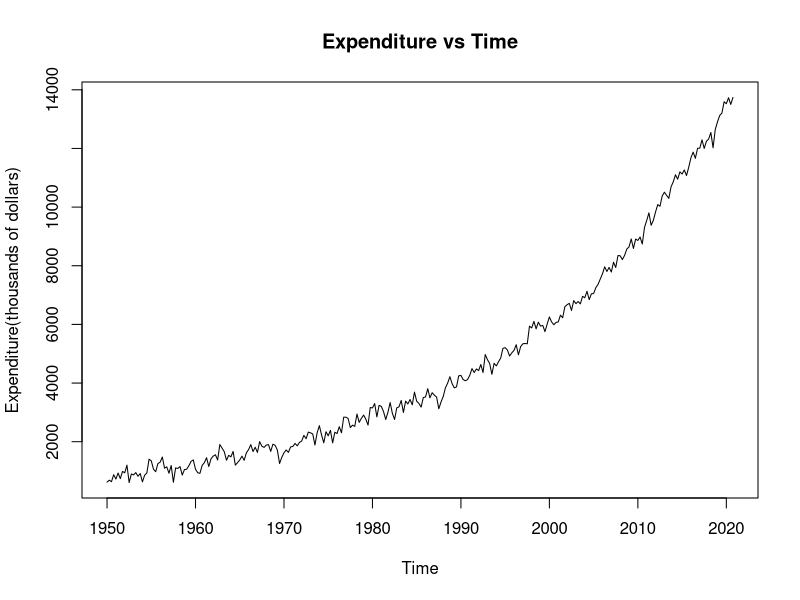
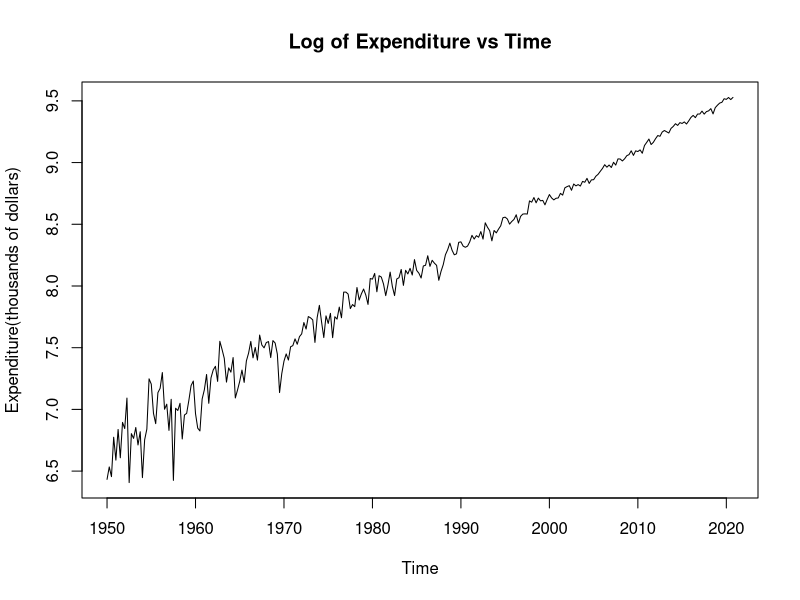
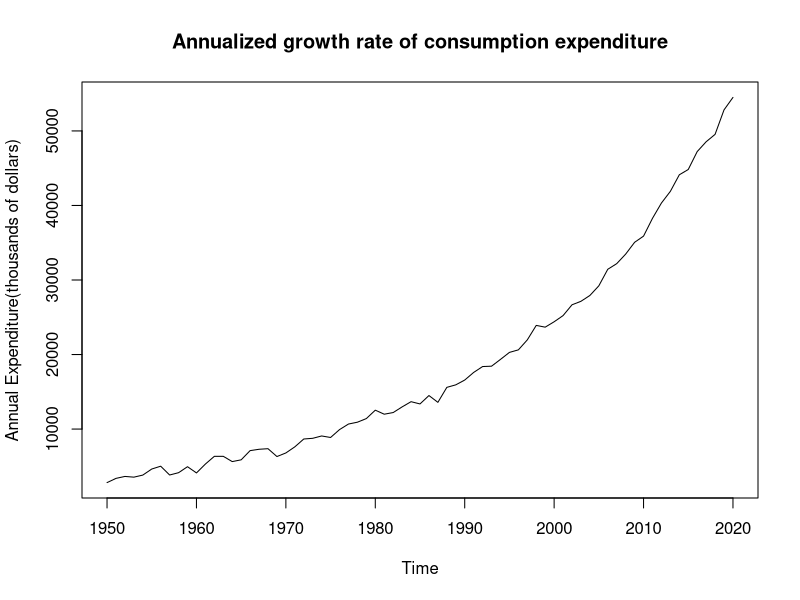
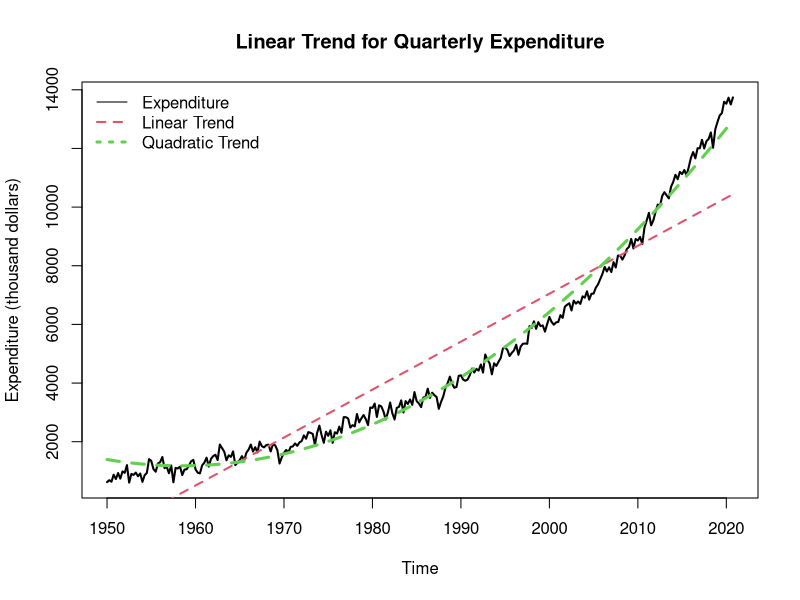
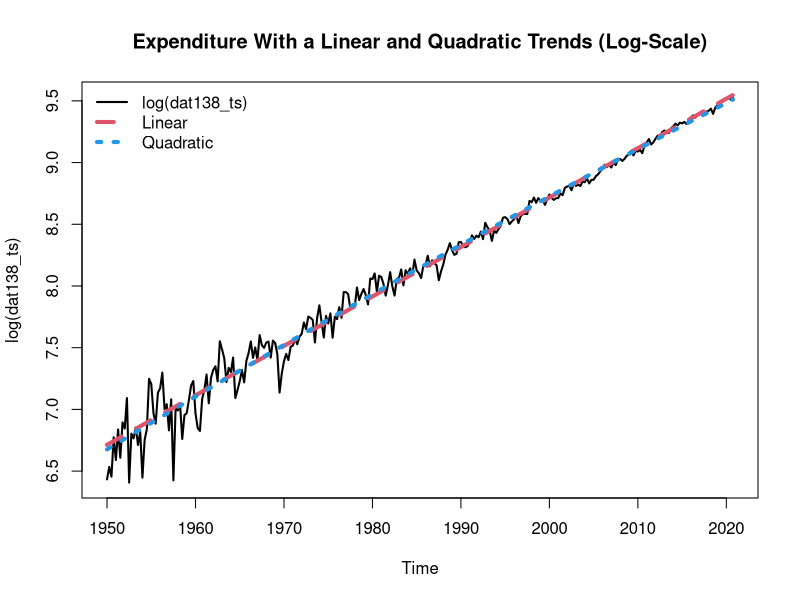
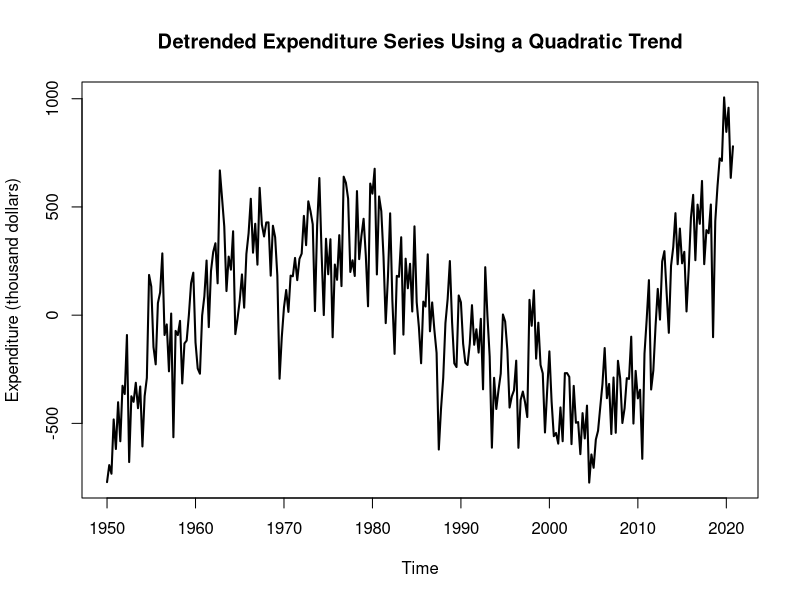
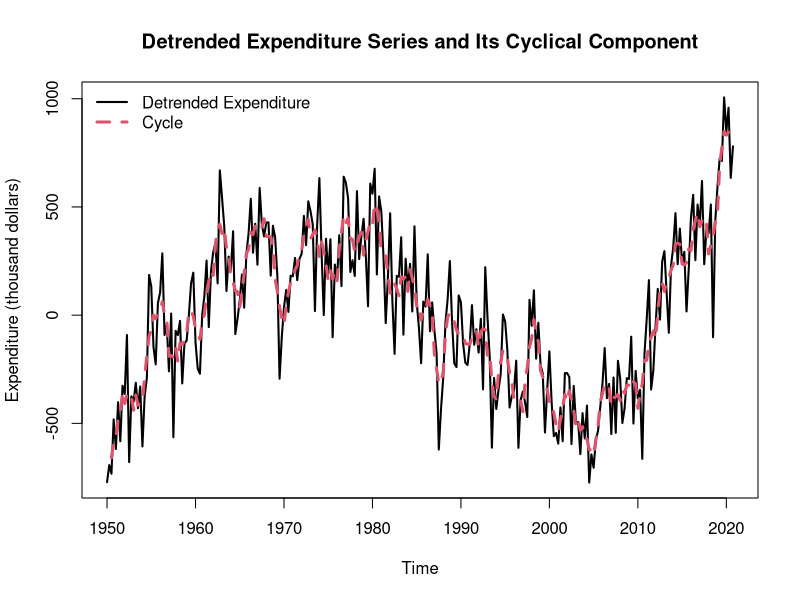
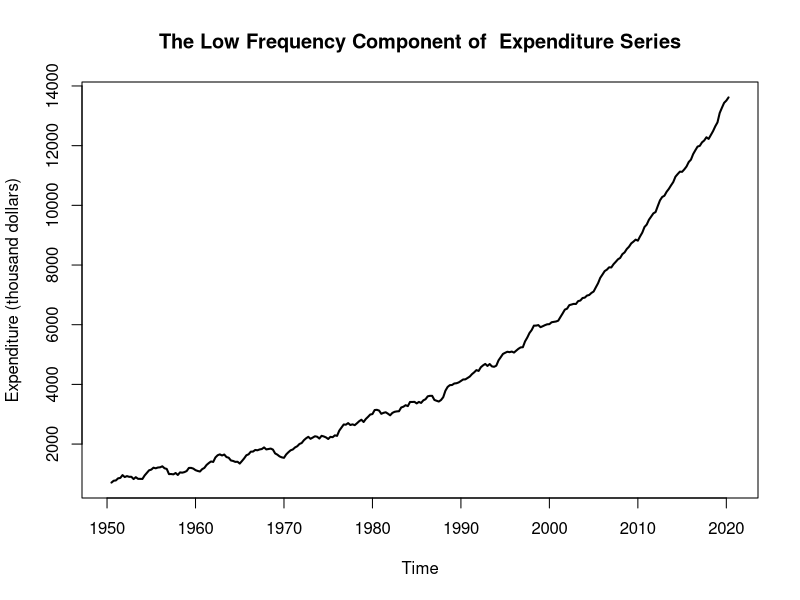

These figures' R source, in order:
## ---- chunk 1
knitr::opts_chunk$set(echo = TRUE)
## ---- chunk 2
# Import data
imported_data <- read.csv("assignment_data/dat138.csv")
dat138 <- imported_data[,3]
dat138_ts <- ts(dat138, frequency=4, start=1950) # convert to time series object

dat138_t <- time(dat138_ts) # Decimal dates
## ---- chunk 3
# Plot the series using a line chart
plot(dat138_ts,
     ylab="Expenditure(thousands of dollars)", # y axis title
     xlab = "Time", # x axis title
     main="Expenditure vs Time" # main chart title
     )

## ---- chunk 4
# Plot the series using a line chart
plot(log(dat138_ts),
     ylab="Expenditure(thousands of dollars)", # y axis title
     xlab = "Time", # x axis title
     main="Log of Expenditure vs Time" # main chart title
     )
## ---- chunk 5
# create annualized data
dat138Y <- aggregate(dat138_ts, nfrequency = 1, FUN = sum)

# Plot the series using a line chart
plot(dat138Y,
     ylab="Annual Expenditure(thousands of dollars)", # y axis title
     xlab = "Time", # x axis title
     main="Annualized growth rate of consumption expenditure" # main chart title
     )

## ---- chunk 6
dat138coefT <- coef(lm(dat138_ts~dat138_t))
trend <- dat138coefT[1] + dat138coefT[2]*dat138_t

dat138_t2 <- dat138_t^2
dat138coefT2 <- coef(lm(dat138_ts~dat138_t+dat138_t2))
trend2 <- dat138coefT2[1] + dat138coefT2[2]*dat138_t + dat138coefT2[3]*dat138_t2

plot(dat138_ts,
     ylab="Expenditure (thousand dollars)",
     main="Linear Trend for Quarterly Expenditure",
     lwd=2)
lines(trend, col=2, lty=2, lwd=2)
lines(trend2, col=3, lty=2, lwd=3)
legend("topleft", c("Expenditure","Linear Trend","Quadratic Trend"), col=1:3,
       lty=1:3, lwd=1:3, bty='n')
## ---- chunk 7
ldat183 <- log(dat138_ts)

lcoefT <- coef(lm(ldat183~dat138_t)) ## linear coefficients
lcoefT2 <- coef(lm(ldat183~dat138_t+dat138_t2)) ## quadratic coefficients
ltrend <- lcoefT[1] + lcoefT[2]*dat138_t ## linear trend
ltrend2 <- lcoefT2[1] + lcoefT2[2]*dat138_t + lcoefT2[3]*dat138_t2 ## quadratic trend
plot(ldat183, lwd=2, main="Expenditure With a Linear and Quadratic Trends (Log-Scale)",
     ylab="log(dat138_ts)")
lines(ltrend, col=2, lty=2, lwd=4)
lines(ltrend2, col=4, lty=3, lwd=4)
legend("topleft", c("log(dat138_ts)", "Linear","Quadratic"), col=c(1,2,4), lty=1:3,
       lwd=c(2,4,4), bty='n')
## ---- chunk 8
#plot(dat138_ts-trend, lwd=2,main="Detrended Expenditure Series Using a Linear Trend", #ylab="Expenditure (thousand dollars)")


plot(dat138_ts-trend2, lwd=2,
     main="Detrended Expenditure Series Using a Quadratic Trend",
     ylab="Expenditure (thousand dollars)")


## ---- chunk 9
CSI <- dat138_ts-trend2
C <- filter(CSI, filter=rep(1/5,5))

plot(CSI, lwd=2,
     main="Detrended Expenditure Series and Its Cyclical Component",
     ylab="Expenditure (thousand dollars)")
lines(C, col=2, lwd=3, lty=2)
legend("topleft", c("Detrended Expenditure", "Cycle"), col=1:2, lty=1:2,
       lwd=2:3, bty='n') 
## ---- chunk 10
CT <- trend2+C
plot(CT, lwd=2,
     main="The Low Frequency Component of  Expenditure Series",
     ylab="Expenditure (thousand dollars)") 
## ---- chunk 11
Dec <- decompose(CSI, filter=rep(1/5,5))

S <- Dec$figure 
barplot(S, main="Expenditure Series Seasonal Component",
        names.arg=c("Q1","Q2","Q3","Q4"))
## ---- chunk 12
impoted_dat1 <- read.csv("assignment_data/dat1.csv")
dat1 <- impoted_dat1[,3]

dat1_ts <- ts(dat1, frequency=4, start=1950)
dat1_t <- time(dat1_ts)

ldat1 <- log(dat1_ts)

dat1coefT <- coef(lm(ldat1~dat1_t))
dat1trend <- dat1coefT[1] + dat1coefT[2]*dat1_t

dat1_t2 <- dat1_t^2
dat1coefT2 <- coef(lm(ldat1~dat1_t+dat1_t2))
dat1trend2 <- dat1coefT2[1] + dat1coefT2[2]*dat1_t + dat1coefT2[3]*dat1_t2

plot(ldat1,
     ylab="Expenditure (thousand dollars)",
     main="Linear Trend for Quarterly Expenditure",
     lwd=2)
lines(dat1trend, col=2, lty=2, lwd=2)
lines(dat1trend2, col=3, lty=2, lwd=3)
legend("topleft", c("Expenditure","Linear Trend","Quadratic Trend"), col=1:3,
       lty=1:3, lwd=1:3, bty='n')
## ---- chunk 13
# Extracting the Cyclical Component of Temperature Anomalies
CSI_dat1  <- ldat1-dat1trend2
Dec_dat1  <- decompose(CSI_dat1, filter=rep(1/5,5))
Des_dat1  <- dat1_ts - Dec_dat1$seasonal

C_dat138 <- Dec$trend
C_dat1  <- Dec_dat1$trend
plot(C_dat138, C_dat1, pch=21, col=1, bg=1,
     main="Comovement Between the Cyclical Components of
 Dat138 and Dat1",
 xlab="Dat138 Expenditure (thousand dollars)", ylab="Dat1 Expenditure (thousand dollars)")

## ---- chunk 14
exp_dat <- cbind(C_dat138, C_dat1)
plot(exp_dat,
     main="Cyclical Components of Expenditures in thousand dollars for Dat138 and Dat1")
